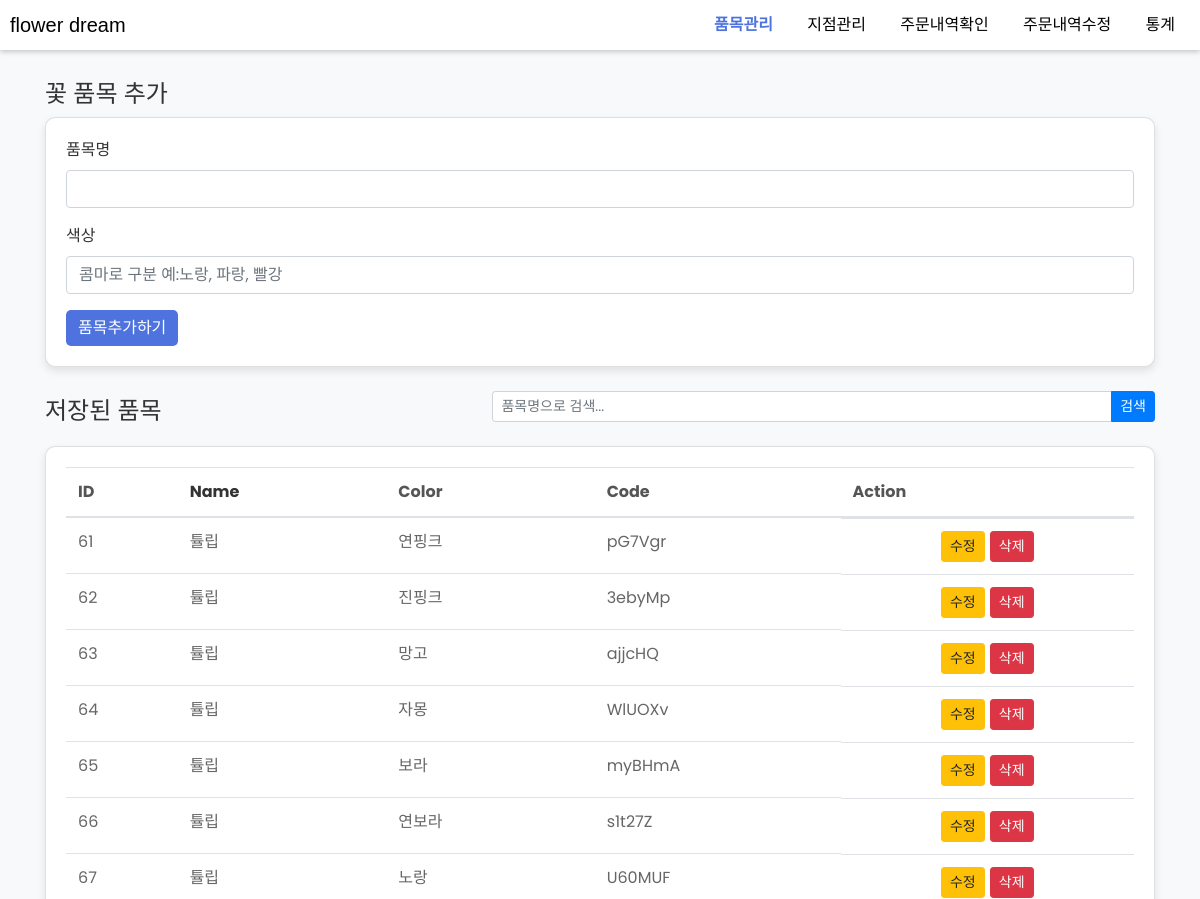
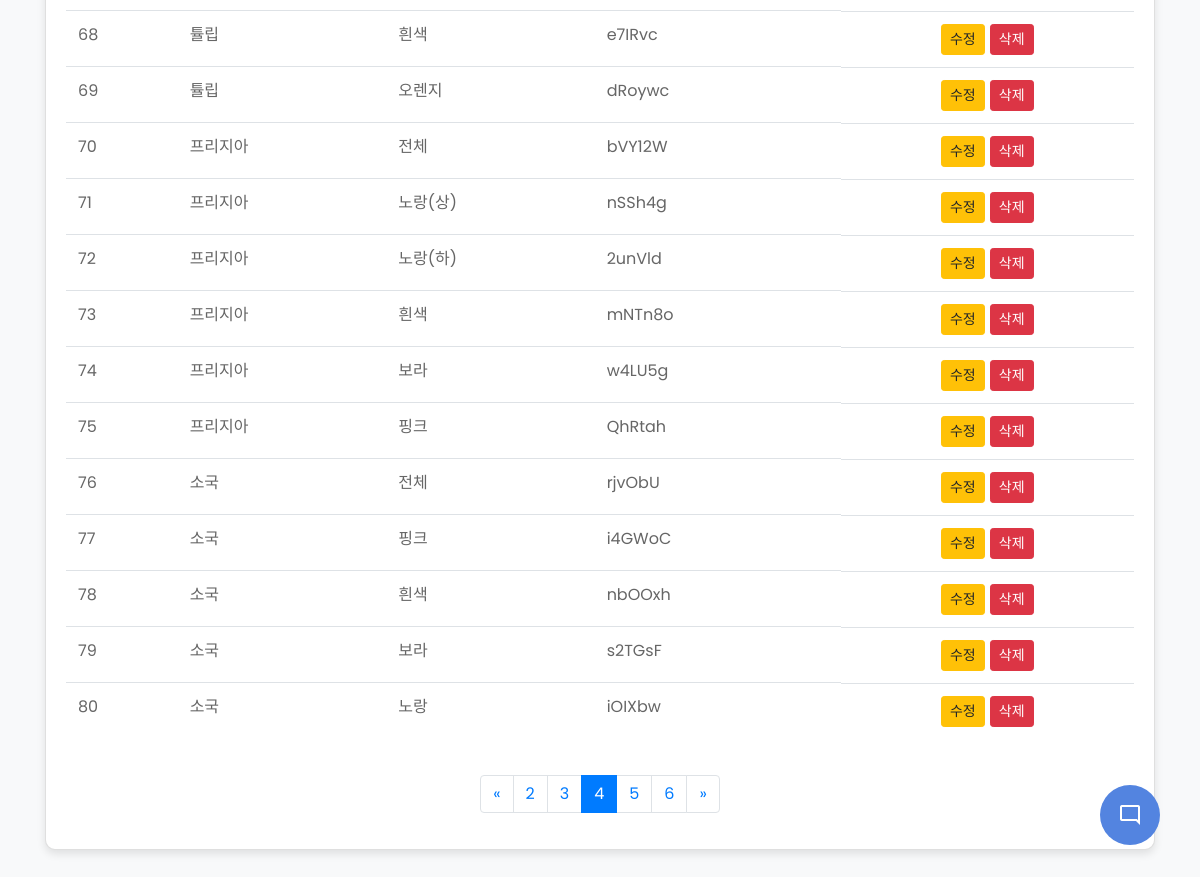
Screenshot of /products?sort=id&page=4 with the database file from the repository (2 pictures, top to bottom).
### tables this page shows
CREATE TABLE products (
            id INTEGER PRIMARY KEY,
            name TEXT NOT NULL,
            color TEXT NOT NULL,
            code TEXT NOT NULL
        );

### blueprints/products.py (the view)
@products_blueprint.route('/products', methods=['GET', 'POST'])
def products():
    db = get_db()
    cur = db.cursor()
    sort_query = request.args.get('sort', 'id')
    filter_query = request.args.get('filter', '')  # 필터 적용을 위해 filter_query를 추가
    if sort_query == 'name desc':
        sort_query = 'name DESC'
    elif sort_query == 'name':
        sort_query = 'name ASC'
    page = request.args.get('page', 1, type=int)
    per_page = 20
    offset = (page - 1) * per_page
    if filter_query:
        cur.execute(f"SELECT * FROM products WHERE name LIKE ? ORDER BY {sort_query} LIMIT ? OFFSET ?", ('%' + filter_query + '%', per_page, offset))
    else:
        cur.execute(f"SELECT * FROM products ORDER BY {sort_query} LIMIT ? OFFSET ?", (per_page, offset))
    products = cur.fetchall()
    if request.method == 'POST':
        if 'delete' in request.form:
            product_id = request.form['delete']
            cur.execute("DELETE FROM products WHERE id = ?", (product_id,))
            db.commit()
        elif 'product_name' in request.form and 'options' in request.form:
            product_name = request.form['product_name']
            options = request.form['options'].split(',')
            for option in options:
                option = option.strip()
                if option:
                    product_code = generate_code(6)
                    cur.execute("INSERT INTO products (name, color, code) VALUES (?, ?, ?)", (product_name, option, product_code))
                    db.commit()
        return redirect(url_for('products.products'))
    else:
        cur.execute("SELECT COUNT(*) FROM products WHERE name LIKE ?", ('%' + filter_query + '%',))
        total = cur.fetchone()[0]
        total_pages = (total + per_page - 1) // per_page
        return render_template('products.html',
                               products=products,
                               page=page,
                               total_pages=total_pages,
                               current_sort=sort_query,
                               filter_query=filter_query)  # 필터링 적용된 쿼리를 템플릿으로 전달

### blueprints/func.py (called while the page is built)
def get_db():
    if 'db' not in g:
        g.db = sqlite3.connect(DATABASE)
        g.db.row_factory = sqlite3.Row
    return g.db

### templates/products.html (shortened to what this page needs)
{% extends "base.html" %}
{% block content %}
<div class="container" style="min-height: 100vh; padding-top: 80px; padding-bottom: 30px;">
    <h1 style="font-size: 24px; color: #333;">꽃 품목 추가</h1>
    <div class="card" style="background-color: #ffffff; border-radius: 10px; box-shadow: 0 4px 8px rgba(0,0,0,0.1); margin-bottom: 20px; padding: 20px;">
        <form method="post">
            <div class="form-group">
                <label for="product_name" style="color: #333;">품목명</label>
                <input type="text" class="form-control" id="product_name" name="product_name" required>
            </div>
            <div class="form-group">
                <label for="options" style="color: #333;">색상</label>
                <input type="text" class="form-control" id="options" name="options" placeholder="콤마로 구분 예:노랑, 파랑, 빨강" required>
            </div>
            <button type="submit" class="btn btn-primary" style="background-color: #4e73df; border: none; border-radius: 5px;">품목추가하기</button>
        </form>
    </div>
    <div class="d-flex flex-row align-items-center" style="margin-bottom: 20px;">
        <div class="flex-grow-1">
            <h2 style="font-size: 24px; color: #333; padding-top: 10px; margin-bottom: 0;">저장된 품목</h2>
        </div>
        <div class="flex-grow-1 d-flex flex-row justify-content-end">
            <form method="get" class="form-inline" style="width: 100%;">
                <div class="input-group input-group-sm" style="flex-grow: 1;">
                    <input type="text" class="form-control" id="filter" name="filter" placeholder="품목명으로 검색..." style="flex-grow: 1;">
                    <div class="input-group-append">
                        <button type="submit" class="btn btn-primary">검색</button>
                    </div>
                </div>
            </form>
        </div>
    </div>
    <div class="card" style="background-color: #ffffff; border-radius: 10px; box-shadow: 0 4px 8px rgba(0,0,0,0.1); padding: 20px;">
        <table class="table" style="color: #666;">
            <thead style="color: #555; border-bottom: 2px solid #eee;">
                <tr>
                    <th>ID</th>
                    <th><a href="javascript:void(0)" onclick="toggleSortOrder()" style="color: #333;">Name</a></th>
                    <th>Color</th>
                    <th>Code</th>
                    <th>Action</th>
                </tr>
            </thead>
            <tbody>
                {% for product in products %}
                <tr id="row_{{ product['id'] }}">
                    <td>{{ product['id'] }}</td>
                    <td id="name_{{ product['id'] }}">{{ product['name'] }}</td>
                    <td id="color_{{ product['id'] }}">{{ product['color'] }}</td>
                    <td>{{ product['code'] }}</td>
                    <td id="action_{{ product['id'] }}" class="d-flex justify-content-center">
                        <button onclick="editProduct({{ product['id'] }})" class="btn btn-warning btn-sm" style="margin-right: 5px;">수정</button>
                        <form method="post" style="display: inline;">
                            <button type="submit" class="btn btn-danger btn-sm">삭제</button>
                        </form>
                    </td>
                </tr>
                {% endfor %}
            </tbody>
        </table>
        <nav aria-label="Page navigation example" style="margin-top: 20px;">
            <ul class="pagination justify-content-center">
                {% set start_page = page - 2 if page - 2 > 0 else 1 %}
                {% set end_page = start_page + 4 if start_page + 4 <= total_pages else total_pages %}
                {% if page > 1 %}
                    <li class="page-item"><a class="page-link" href="{{ url_for('products.products', sort=current_sort, page=page-1) }}">&laquo;</a></li>
                {% endif %}
                {% for i in range(start_page, end_page + 1) %}
                    <li class="page-item {% if i == page %}active{% endif %}"><a class="page-link" href="{{ url_for('products.products', sort=current_sort, page=i) }}">{{ i }}</a></li>
                {% endfor %}
                {% if page < total_pages %}
                    <li class="page-item"><a class="page-link" href="{{ url_for('products.products', sort=current_sort, page=page+1) }}">&raquo;</a></li>
                {% endif %}
            </ul>
        </nav>
    </div>
</div>
{% endblock %}

### static/css/chatbot.css (style rules this page uses)
* { margin: 0; padding: 0; box-sizing: border-box; font-family: "Poppins", sans-serif ; }
body { background: #e3f2fd; }

### static/css/custom-navbar.css (style rules this page uses)
body, html { margin: 0; padding: 0; font-family: Arial, sans-serif; background-color: rgb(192, 88, 88); }

### rows the page displays
products: id "61", name "튤립", color "연핑크", code "pG7Vgr"
products: id "62", name "튤립", color "진핑크", code "3ebyMp"
products: id "63", name "튤립", color "망고", code "ajjcHQ"
products: id "64", name "튤립", color "자몽", code "WlUOXv"
products: id "65", name "튤립", color "보라", code "myBHmA"
products: id "66", name "튤립", color "연보라", code "s1t27Z"
products: id "67", name "튤립", color "노랑", code "U60MUF"
products: id "68", name "튤립", color "흰색", code "e7IRvc"
products: id "69", name "튤립", color "오렌지", code "dRoywc"
products: id "70", name "프리지아", color "전체", code "bVY12W"
products: id "71", name "프리지아", color "노랑(상)", code "nSSh4g"
products: id "72", name "프리지아", color "노랑(하)", code "2unVld"
products: id "73", name "프리지아", color "흰색", code "mNTn8o"
products: id "74", name "프리지아", color "보라", code "w4LU5g"
products: id "75", name "프리지아", color "핑크", code "QhRtah"
products: id "76", name "소국", color "전체", code "rjvObU"
products: id "77", name "소국", color "핑크", code "i4GWoC"
products: id "78", name "소국", color "흰색", code "nbOOxh"
products: id "79", name "소국", color "보라", code "s2TGsF"
products: id "80", name "소국", color "노랑", code "iOIXbw"

### other values shown
{{ i }} "2" "3" "4" "5" "6"
